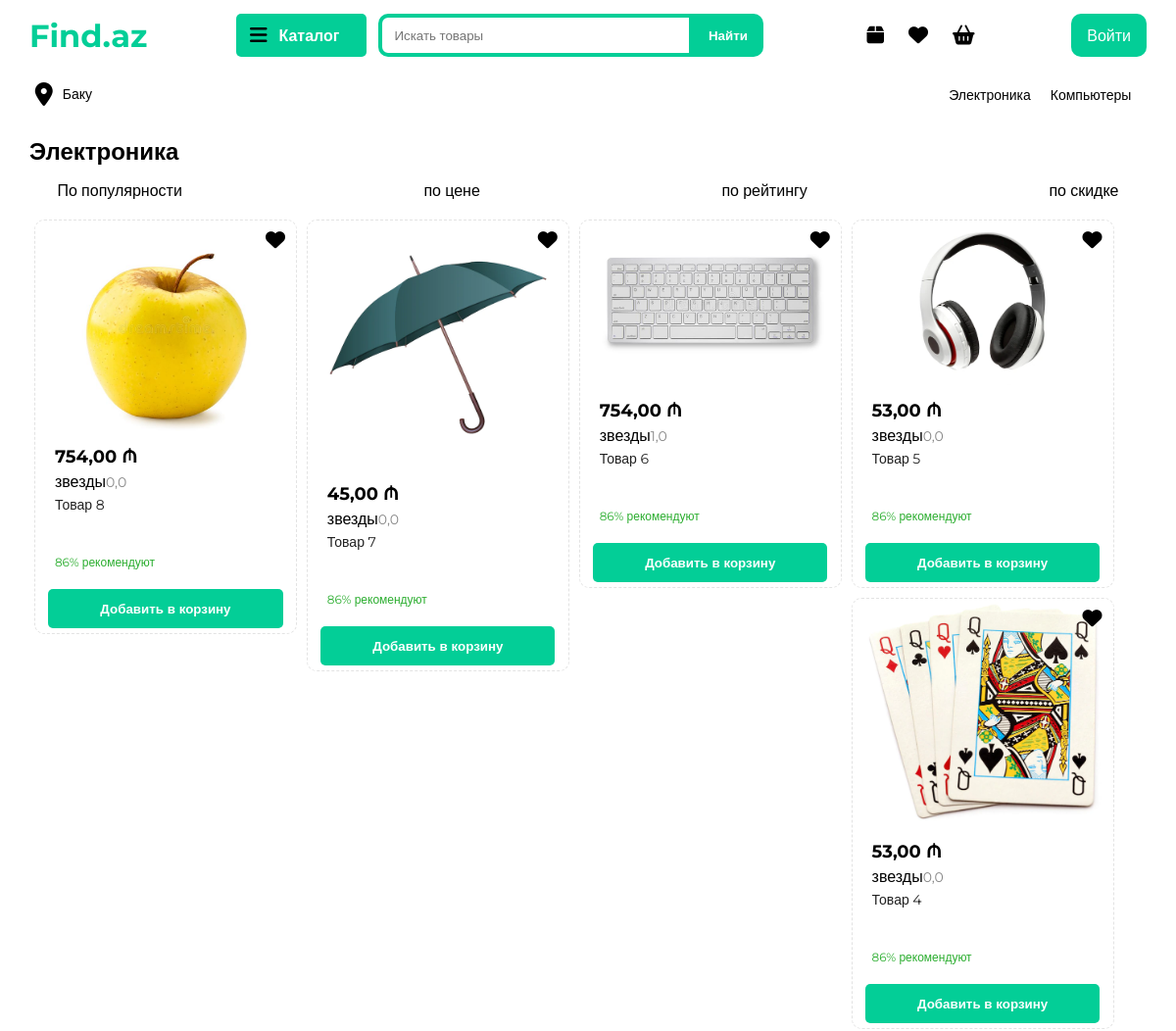
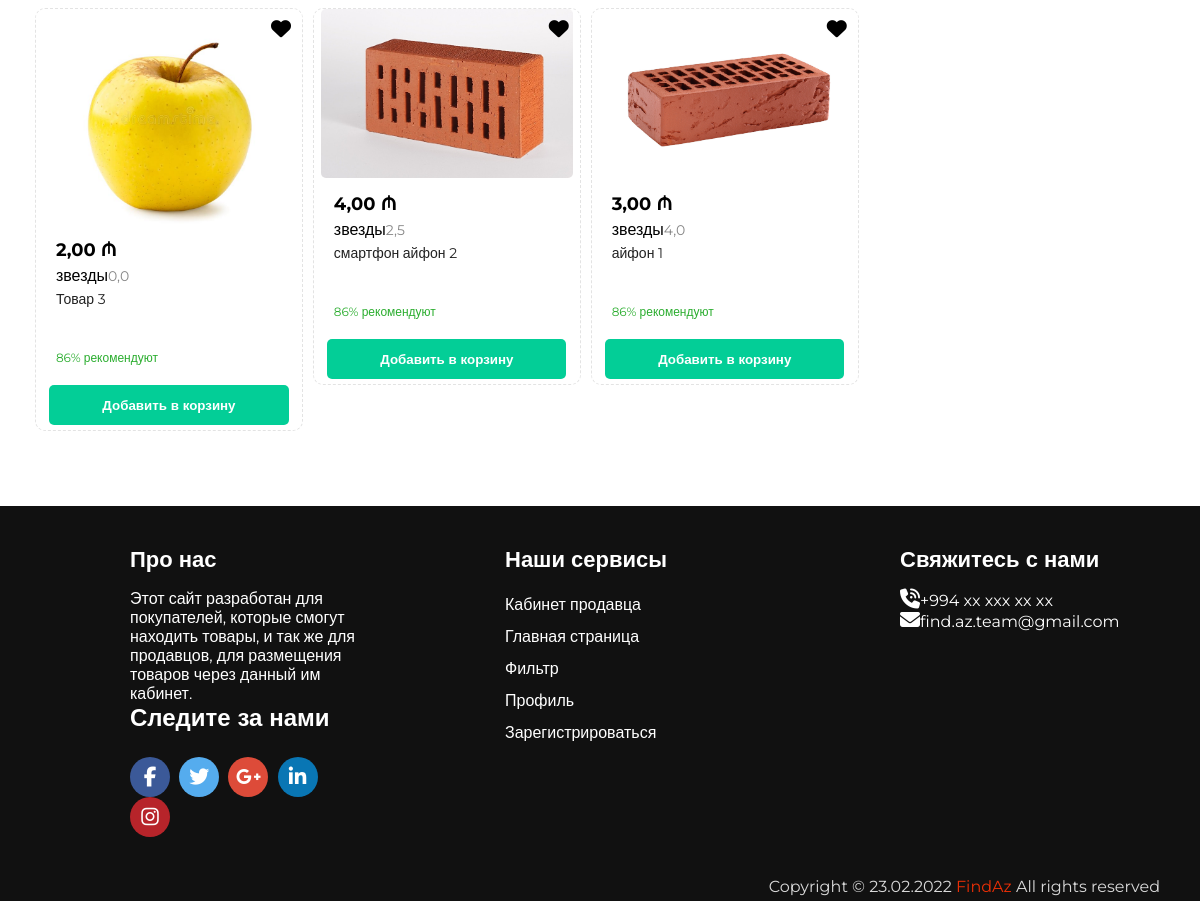
/category/elektronika/, run on the app's committed database (2 pictures, top to bottom).
### homepage/models.py (models this page shows, shortened)
class Category(models.Model):
    name = models.CharField(max_length=100, db_index=True, unique=True, verbose_name="Категории")
    slug = models.SlugField(max_length=255, unique=True, db_index=True, verbose_name="URL")
    icon = models.CharField(max_length=255, verbose_name="Класс иконки")
    topic = models.CharField(max_length=255, verbose_name="Класс категории")
    def get_absolute_url(self):
        return reverse('category', kwargs={"catslug": self.slug})
    class Meta:
        verbose_name = "Категория"
        verbose_name_plural = "Категории"
        ordering = ['id']

class PodCat(models.Model):
    name = models.CharField(max_length=100, db_index=True, unique=True, verbose_name="Подкатегория категории")
    slug = models.SlugField(max_length=255, unique=True, db_index=True, verbose_name="URL")
    maincat = models.ForeignKey("Category", on_delete=models.PROTECT, verbose_name="Основная категория")
    def get_absolute_url(self):
        return reverse('podcategory', kwargs={"podcatslug": self.slug})
    class Meta:
        verbose_name = "Подкатегория"
        verbose_name_plural = "ПодКатегории"
        ordering = ['id']

class Tovar(models.Model):
    title = models.CharField(max_length=255, verbose_name="Название Товара")
    title_small = models.CharField(max_length=255, null=True, verbose_name="Название товара для поиска")
    slug = models.SlugField(max_length=255, unique=True, db_index=True, verbose_name="URL")
    for_adult = models.BooleanField(default=False, verbose_name="Товар для взрослых")
    barcode = models.CharField(max_length=255, verbose_name="Штрих код")
    brand = models.CharField(max_length=255, verbose_name="Бренд или производитель")
    weight = models.CharField(max_length=20, verbose_name="Вес")
    height = models.CharField(max_length=20, verbose_name="Высота")
    width = models.CharField(max_length=20, verbose_name="Ширина")
    length = models.CharField(max_length=20, verbose_name="Длина")
    country_of_origin = models.CharField(max_length=255, verbose_name="Страна производства")
    producer = models.CharField(max_length=255, verbose_name="Изготовитель")
    age_to_use = models.CharField(max_length=255, verbose_name="С какого возраста пользоваться")
    expiration_date_for_meal = models.CharField(max_length=255, verbose_name="Срок годности")
    expiration_date_for_gadgets = models.CharField(max_length=255, verbose_name="Срок службы")
    guarantee_period = models.CharField(max_length=255, verbose_name="Гарантийный период")
    content = models.TextField(verbose_name="Описание Товара")
    content_small = models.TextField(null=True, verbose_name="Описание Товара")
    photo_main = models.ImageField(upload_to=content_file_name, verbose_name="Фото главное")
    photo_1 = models.ImageField(upload_to=content_file_name, verbose_name="Фото 1", blank=True)
    photo_2 = models.ImageField(upload_to=content_file_name, verbose_name="Фото 2", blank=True)
    photo_3 = models.ImageField(upload_to=content_file_name, verbose_name="Фото 3", blank=True)
    photo_4 = models.ImageField(upload_to=content_file_name, verbose_name="Фото 4", blank=True)
    photo_5 = models.ImageField(upload_to=content_file_name, verbose_name="Фото 5", blank=True)
    photo_6 = models.ImageField(upload_to=content_file_name, verbose_name="Фото 6", blank=True)
    photo_7 = models.ImageField(upload_to=content_file_name, verbose_name="Фото 7", blank=True)
    photo_8 = models.ImageField(upload_to=content_file_name, verbose_name="Фото 8", blank=True)
    price = models.DecimalField(max_digits=10, decimal_places=2, verbose_name="Цена")
    price_with_skidka = models.DecimalField(max_digits=10, decimal_places=2, verbose_name="Цена со скидкой")
    time_create = models.DateTimeField(auto_now_add=True, verbose_name="Время создания")
    time_update = models.DateTimeField(auto_now=True, verbose_name="Время загрузки")
    cat = models.ForeignKey('Category', on_delete=models.PROTECT, verbose_name="Категории")
    podcat = models.ForeignKey('PodCat', on_delete=models.PROTECT, verbose_name="Подкатегории")
    podpodcat = models.ForeignKey('PodPodCat', on_delete=models.PROTECT, verbose_name="Подподкатегория")
    properties = models.JSONField(verbose_name="Характеристики в подподкатегории")
    created_by = models.ForeignKey("User", on_delete=models.CASCADE, verbose_name="Кем добавлено")
    open_times = models.SmallIntegerField(default=0, verbose_name="Сколько раз открыто")
    rating = models.FloatField(default=0)
    rating_from_user = models.ManyToManyField("User", related_name="rating_user", through="Rating_andComments")
    def get_absolute_url(self):
        return reverse('showtovar', kwargs={"tovarslug": self.slug})
    class Meta:
        verbose_name = "Товар"
        verbose_name_plural = "Товары"
        ordering = ['-time_create']

### homepage/views.py (the view)
# urls.py: path('category/<slug:catslug>/', in_between, name='category'),
def in_between(request, catslug):
    cats = Category.objects.all()
    podcats = PodCat.objects.all()
    podpodcats = PodPodCat.objects.all()
    cat = Category.objects.get(slug=catslug)
    list_pc = cat.podcat_set.all()
    tovari = cat.tovar_set.all()
    data = {
        "title": f"FindAz - {cat.name}",
        "cats": cats,
        "pcats": podcats,
        "ppcats": podpodcats,
        "list_pc": list_pc,
        "tovari": tovari
    }
    try:
        fav_user = auth.get_user(request)
        fav_tovari = fav_user.user_favorite.all()
        cart_tovari = fav_user.user_cart.all()
        data["salesman"] = fav_user
        data["fav_tovari"] = fav_tovari
        data["cart_tovari"] = cart_tovari
    except:
        data["salesman"] = ""
        data["fav_tovari"] = []
        data["cart_tovari"] = []
    return render(request, "homepage/between_page.html", data)

### homepage/models.py (called while the page is built)
    def get_absolute_url(self):
        return reverse('podpodcategory', kwargs={"podpodcatslug": self.slug})

### homepage/templates/homepage/between_page.html (shortened to what this page needs)
{% extends 'homepage/layout.html' %}
{% load static %}
{% block content %}
    <div class="filter-content">
        <h2>{{ list_pc.0.maincat.name }}</h2>
        <div class="filter-and-content">
            <div class="filter-main-content">
                <div class="filter-content-header">
                    <ul>
                        <li>По популярности</li>
                        <li>по цене</li>
                        <li>по рейтингу</li>
                        <li>по скидке</li>
                    </ul>
                </div>
                <div class="tovari">
                    {% for tovar in tovari %}
                    <div class="qlavniy-tovar">
						<div class="izbranniy-tovar">
                            {% if request.user.is_authenticated %}
                                <label for="{{ tovar.pk }}" class="{% if tovar in fav_tovari %}red{% endif %}">
                                    <i class="fa-solid fa-heart {{ tovar.pk }}"></i>
                                </label>
                                <input name="favorite" style="display: none" class='heart' type="checkbox" id="{{ tovar.pk }}">
                            {% else %}
                                    <i class="fa-solid fa-heart"></i>
                            {% endif %}
                        </div>
						<a href="{{ tovar.get_absolute_url }}">
							<div class="qlavniy-tovar-img"><img src="{{ tovar.photo_main.url }}" alt=""></div>
							<span class="tovar-info">
                                <div class="chena">{{ tovar.price }} ₼</div>
                                <div class="reyting">
                                    <div class="zvezda">звезды</div>
                                    <div class="chislo-ochenik">{{ tovar.rating }}</div>
                                </div>
                                <div class="tovar-name">{{ tovar.title|truncatewords:10 }}</div>
                                <div class="rekomenduyemost">86% рекомендуют</div>
						    </span>
						</a>
						{% if tovar in cart_tovari %}
						    <div class="button"><input type="button" value="В корзине" style="background-color: #e1b70c"></div>
                        {% else %}
						    <div class="button"><input type="button" value="Добавить в корзину"></div>
                        {% endif %}
					</div>
                    {% endfor %}
                </div>
            </div>
        </div>
    </div>
{% endblock content %}

### homepage/templates/homepage/layout.html (shortened to what this page needs)
{% load static %}
<!DOCTYPE html>
	<html lang="en">
	<head>
		<link rel="stylesheet" type="text/css"  href="{% static 'homepage/css/style-new.css' %}">
	</head>
	<body>
	<header class="desktop-header">
		<div class="pervaya-stupen">
			<div class="logo">
				<div class="logo-text"><a href="{% url 'home' %}">Find.az</a></div>
			</div>
			<div class="poiskovoy-div">
				<div class="katalog" onclick="movekatalog()">
					<div class="katalog-icon"><i class="fa-solid fa-bars"></i></div>
					<div class="katalog-text">Каталог</div>
				</div>
				<div class="poiskovik">
                    <input type="text" placeholder="Искать товары" class="poisk-tovarov">
                    <input type="button" value="Найти">
				</div>
			</div>
			<div class="knopochniy-div">
				<div class="zakazi">
					<a href="{% if request.user.is_authenticated %}{% else %}{% url 'login' %}{% endif %}">
						<div class="zakazi-icon"><i class="fa-solid fa-box"></i></div>
					</a>
				</div>
				<div class="izbrannoe">
					<a href="{% if request.user.is_authenticated %}{% url 'show_favorites' %}{% else %}{% url 'login' %}{% endif %}">
						<div class="izbranoe-icon"><i class="fa-solid fa-heart"></i></div>
					</a>
				</div>
				<div class="korzina">
					<a href="{% if request.user.is_authenticated %}{% url 'show_cart' %}{% else %}{% url 'login' %}{% endif %}">
						<div class="korzina-icon"><i class="fa-solid fa-basket-shopping"></i></div>
					</a>
				</div>
			</div>
			{% if request.user.is_authenticated %}
				<div  class="logo-of-profile-in-mainpg">
					<div class="img">
						<img src="">
					</div>
					<div class="perexodi-iz-mainpg">
						<h4><a href="">{{ user.last_name }} {{ user.first_name }}</a></h4>
						<ul>
                            {% if user.is_seller == True %}
							    <li><a href="{{ salesman.get_absolute_url }}">Профиль</a></li>
                            {% endif %}
							<li><a href="">Настройки</a></li>
                            {% if user.is_seller == True %}
							    <li><a href="{% url 'addtovar' %}">Добавить товар</a></li>
                            {%  endif %}
                            <li><a href="{% url 'logout' %}">Выход</a></li>
						</ul>
					</div>
				</div>
			{% else %}
				<div  class="voyti">
					<a href="{% url 'login' %}">
						<div class="voyti-knopka">
							<div class="voyti-text">Войти</div>
						</div>
					</a>
				</div>
			{% endif %}
		</div>
		<div class="ftoraya-stupen">
			<div class="mesopolojeniye">
				<div class="mesopolojeniye-icon"><i class="fa-solid fa-location-dot"></i></div>
				<div class="mesopolojeniye-qorod">Баку</div>
			</div>
			<div class="top-kateqorii">
				<ul class="spisok-kateqoriy">
                    {% for i in cats %}
                        <li><a href="{{ i.get_absolute_url }}">{{ i.name }}</a></li>
                    {% endfor %}
				</ul>
			</div>
		</div>
	</header>
	{% block content %}
	{% endblock content %}
    <footer>
		<div class="content">
			<div class="left box">
				<div class="upper">
					<div class="topic">Про нас</div>
					<p>Этот сайт разработан для покупателей, которые смогут находить товары, и так же для продавцов, для размещения товаров через данный им кабинет.</p>
				</div>
				<div class="footer-social-link">
				<h3>Следите за нами</h3>
				<ul>
					<li>
						<a href="#">
							<i class="fa fa-facebook"></i>
						</a>
					</li>
					<li>
						<a href="#">
							<i class="fa fa-twitter"></i>
						</a>
					</li>
					<li>
						<a href="#">
							<i class="fa fa-google-plus"></i>
						</a>
					</li>
					<li>
						<a href="#">
							<i class="fa fa-linkedin"></i>
						</a>
					</li>
					<li>
						<a href="#">
							<i class="fa fa-instagram"></i>
						</a>
					</li>
				</ul>
			</div>
			</div>
			<div class="middle box">
				<div class="topic">Наши сервисы</div>
				<div><a href="{% if user.is_seller == True %}{% url "addtovar" %}{% else %}{% url 'login' %}{% endif %}">Кабинет продавца</a></div>
				<div><a href="{% url "home" %}">Главная страница</a></div>
				<div><a href="{% url "home" %}">Фильтр</a></div>
				<div><a href="{% if user.is_seller == True %}{{ user.get_absolute_url }}{% else %}{% url 'login' %}{% endif %}">Профиль</a></div>
				<div><a href="{% url "register" %}">Зарегистрироваться</a></div>
			</div>
			<div class="right box">
				<div class="topic">Свяжитесь с нами</div>
				<div class="phone">
					<a href="#"><i class="fas fa-phone-volume"></i>+994 xx xxx xx xx</a>
				</div>
				<div class="email">
					<a href="#"><i class="fas fa-envelope"></i>find.az.team@gmail.com</a>
				</div>
			</div>
		</div>
		<div class="bottom">
			<p>Copyright © 23.02.2022 <a href="#">FindAz</a> All rights reserved</p>
		</div>
	</footer>
</body>
</html>

### data on the page
Category: name "Электроника", id+name "Электроника"
Category: name "Компьютеры"
Tovar: photo_main (picture), price "754,00", rating "0,0", title "Товар 8"
Tovar: photo_main (picture), price "45,00", rating "0,0", title "Товар 7"
Tovar: photo_main (picture), price "754,00", rating "1,0", title "Товар 6"
Tovar: photo_main (picture), price "53,00", rating "0,0", title "Товар 5"
Tovar: photo_main (picture), price "53,00", rating "0,0", title "Товар 4"
Tovar: photo_main (picture), price "2,00", rating "0,0", title "Товар 3"
Tovar: photo_main (picture), price "4,00", rating "2,5", title "смартфон айфон 2"
Tovar: photo_main (picture), price "3,00", rating "4,0", title "айфон 1"
